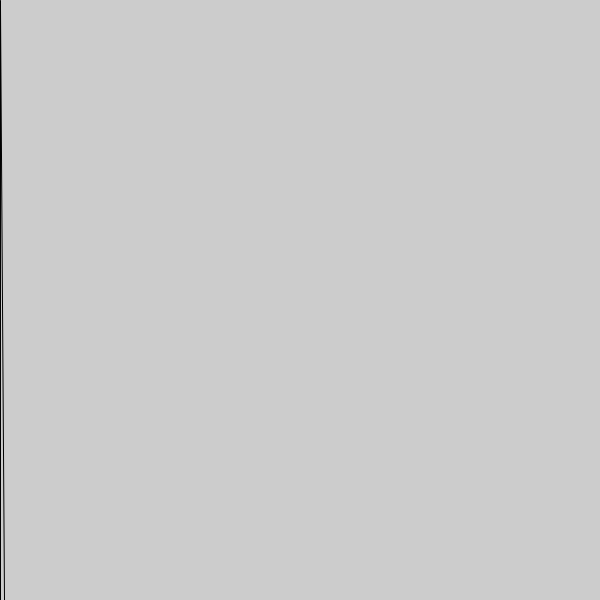
Frame 1 (no input)
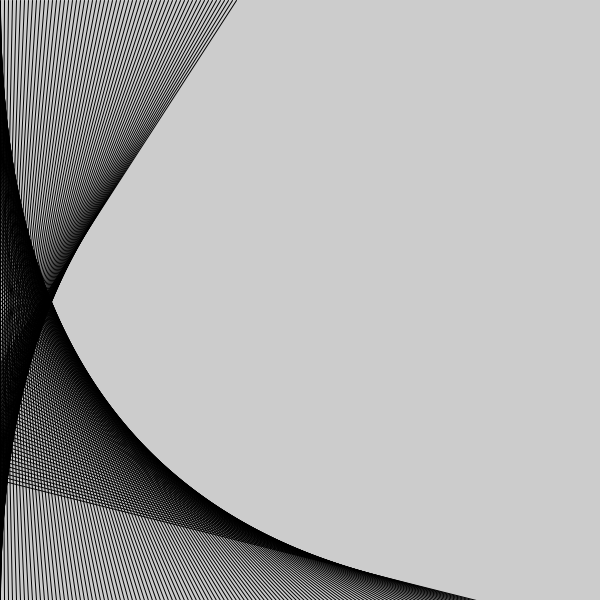
Frame 60 (the mouse pressed at the canvas centre just before this capture)
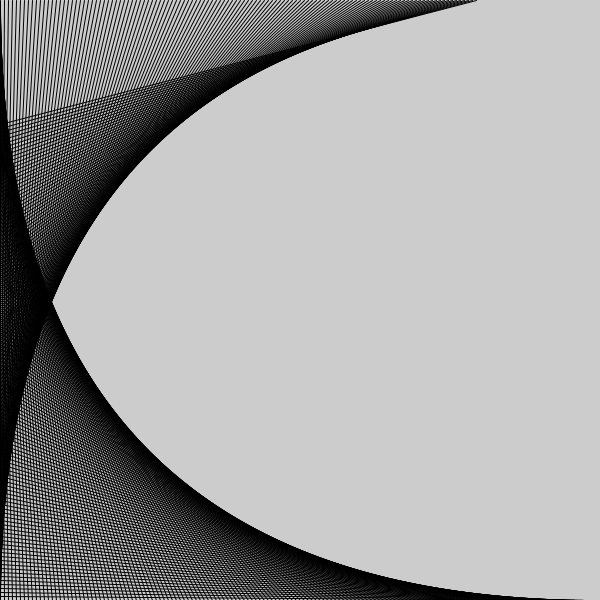
Frame 120 (the mouse held since frame 60 and released just before this capture)

The Processing sketch that drew these frames (run headless with seeded random() and noise(); from frame 60 on, the mouse is pressed at the canvas centre):

// Processing sketch: processing_105062
// ── processing_105062.pde

void setup() {
  size(600, 600);
}
int yVar = 0;
int xVar = 4;
int aVar = 600;
int bVar = 0;


void draw() {
  line(0, xVar, yVar, 600);
  xVar += 4;
  yVar += 4;
  
  line(0, aVar, bVar, 0);
  aVar -= 4;
  bVar += 4;
  
    line(0, xVar, yVar, 600);
  xVar += 4;
  yVar += 4;
}
